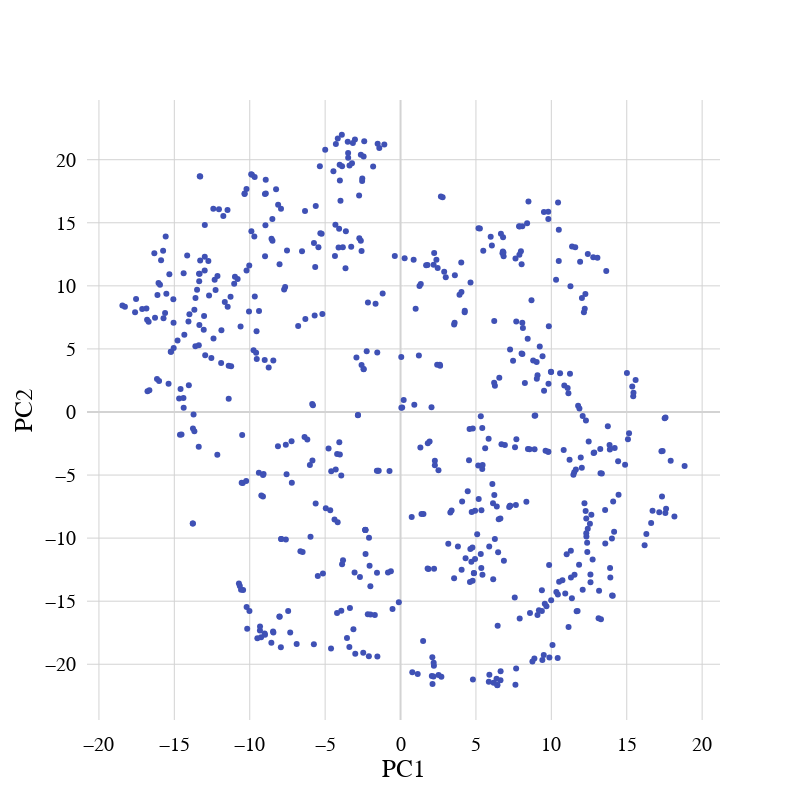

Write notebook code for a chart like this one.
### Code cell
fig = go.Figure()

fig.add_trace(
    go.Scatter(
        x=tsne_lda[:,0], 
        y=tsne_lda[:,1], 
        mode='markers'))

fig.update_layout(
    font=dict(family='Times New Roman', size=20, color='black'),
    plot_bgcolor='rgba(0, 0, 0, 0)',
    margin=dict(pad=10),
    colorway=[COLORS_D[4]],
    height=800,
    width=800)

fig.update_xaxes(
    title=dict(
        font=dict(family='Times New Roman', size=25, color='black'),
        text='PC1'), 
    zerolinecolor='lightgrey',
    gridcolor='lightgrey',
    tickformat='000', 
    showgrid=True, 
    tickangle=0,
    ticklen=10)

fig.update_yaxes( 
    title=dict(
        font=dict(family='Times New Roman', size=25, color='black'),
        text='PC2'), 
    zerolinecolor='lightgrey',
    gridcolor='lightgrey',
    tickformat='000', 
    showgrid=True, 
    tickangle=0,
    ticklen=10)

fig.update_layout(showlegend=False)
fig

### Figure 1 — Plotly figure (JSON) as saved in the notebook; plotly's stock layout.template omitted (floating-point values rounded to 4 significant figures; data arrays with more than 128 entries replaced by an {"elided": "..."} marker saying what was removed)
{"data": [{"mode": "markers", "type": "scatter", "x": {"elided": "591 float values"}, "y": {"elided": "591 float values"}}], "layout": {"colorway": ["rgba(63, 81, 181, 1.0)"], "font": {"color": "black", "family": "Times New Roman", "size": 20}, "height": 800, "margin": {"pad": 10}, "plot_bgcolor": "rgba(0, 0, 0, 0)", "showlegend": false, "width": 800, "xaxis": {"gridcolor": "lightgrey", "showgrid": true, "tickangle": 0, "tickformat": "000", "ticklen": 10, "title": {"font": {"color": "black", "family": "Times New Roman", "size": 25}, "text": "PC1"}, "zerolinecolor": "lightgrey"}, "yaxis": {"gridcolor": "lightgrey", "showgrid": true, "tickangle": 0, "tickformat": "000", "ticklen": 10, "title": {"font": {"color": "black", "family": "Times New Roman", "size": 25}, "text": "PC2"}, "zerolinecolor": "lightgrey"}}}
